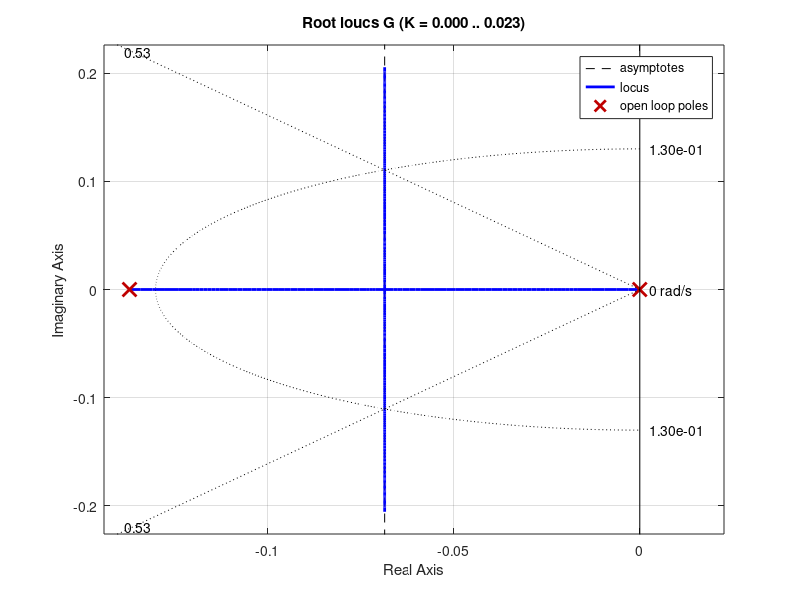

Source code (MATLAB): (Note: this script raises an error after producing the figure.)
num = 15.04;
den = [7.3 1 0];        % plant for position control (includes integrator)
G = tf(num, den);

figure;                 % open a fresh figure
rlocus(G);              % plot root locus
hold on;                % keep axis open

zeta_target = 0.527;    % damping ratio line
wn = 0.13;              % vertical line constraint

sgrid(zeta_target, wn); % overlay zeta and wn grid

% Optional: vertical line for settling-time spec
xline(-wn, '--r', 'Re = -0.13');
title('Root Locus with Design Constraints')
grid on
